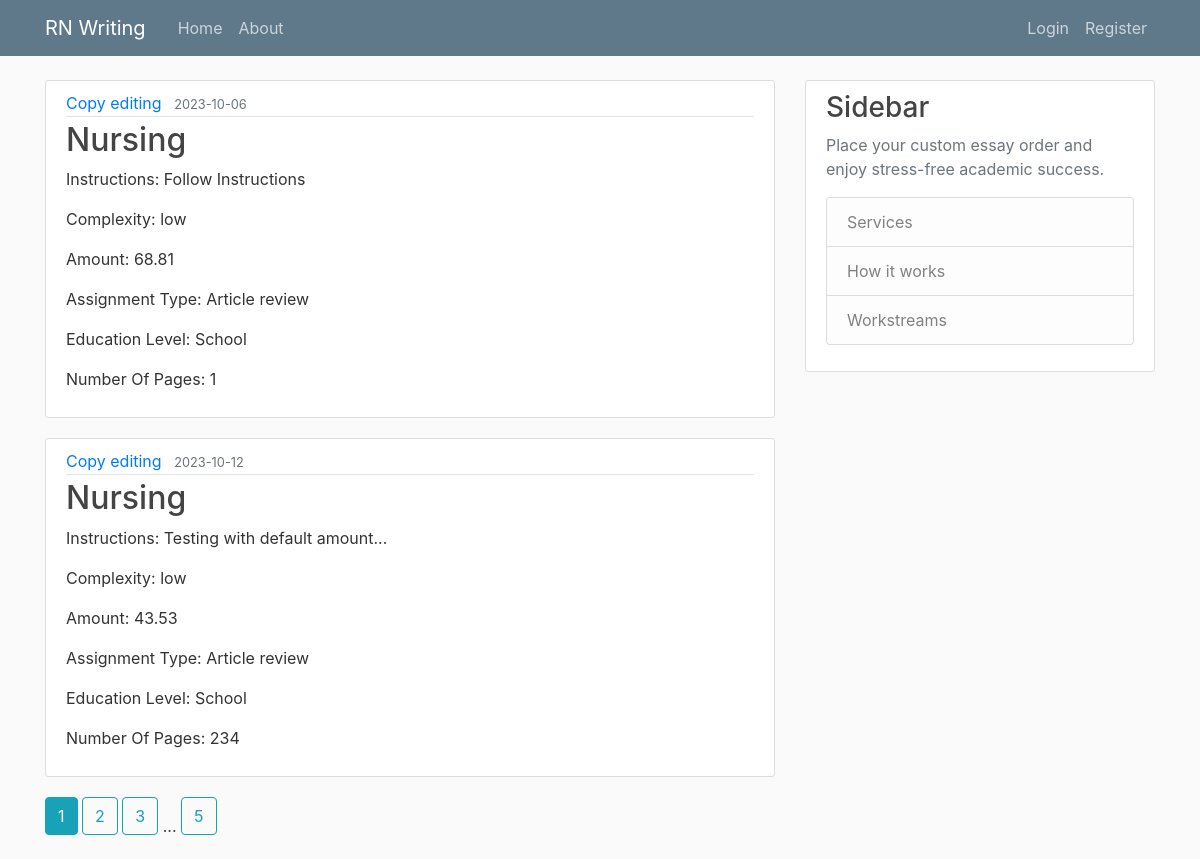
The page /home on the database its author committed.
### writingapp/models.py (models this page shows)
class Job(db.Model):
    __tablename__ = "job"
    id = db.Column(db.Integer, primary_key = True)
    client_id = db.Column(db.Integer, db.ForeignKey("client.id"))
    complexity = db.Column(db.String(255))
    deadline = db.Column(db.Date)
    amount = db.Column(db.Integer)
    assignment_type = db.Column(db.String(255))
    service = db.Column(db.String(255))
    education_level = db.Column(db.String(255))
    number_of_pages = db.Column(db.Integer)
    number_of_words = db.Column(db.Integer)
    line_spacing = db.Column(db.String(255))
    assignment_language = db.Column(db.String(255))
    sources_required = db.Column(db.String(255))
    citation_style = db.Column(db.String(255))
    subject = db.Column(db.String(255))
    instructions = db.Column(db.Text)
    submit_date = db.Column(db.DateTime, nullable=False)
    client = db.relationship("Client", backref = "job")
    skills = db.relationship("Skills", backref = "job")
    payment = db.relationship("Payment", backref = "job")
    attachment = db.relationship("Attachment", backref = 'job')

### writingapp/routes.py (the view)
@app.route("/")
@app.route("/home")
def home():
    page = request.args.get('page', 1, type=int)
    jobs = Job.query.paginate(page=page, per_page=2)
    return render_template('home.html', jobs=jobs)

### writingapp/templates/home.html
{% extends "layout.html" %}
{% block content %}
    {% for job in jobs.items %}
    <article class='media content-section'>
        <div class='media-body'>
            <div class='article-metadata'>
                <a class='mr-2' href="{{ url_for('similar_jobs', by_service=job.service) }}">{{ job.service }}</a>
                <small class='text-muted'>{{job.deadline}}</small>
            </div>
            <h2><a class='article-title' href="{{ url_for('show_job', job_id=job.id) }}">{{job.subject}}</a></h2>
            <p class='article-content'>Instructions: {{job.instructions}}</p>
            <p class='article-content'>Complexity: {{job.complexity}}</p>
            <p class='article-content'>Amount: {{job.amount}}</p>
            <p class='article-content'>Assignment Type: {{job.assignment_type}}</p>
            <p class='article-content'>Education Level: {{job.education_level}}</p>
            <p class='article-content'>Number Of Pages: {{job.number_of_pages}}</p>
        </div>
    </article>
    {% endfor %}
    {% for page_num in jobs.iter_pages(left_edge=1, right_edge=1, left_current=1, right_current=2) %}
        {% if page_num %}
        {% if jobs.page == page_num %}
        <a class='btn btn-info mb-4' href='{{ url_for('home', page=page_num) }}'>{{ page_num }}</a>
        {% else %}
        <a class='btn btn-outline-info mb-4' href='{{ url_for('home', page=page_num) }}'>{{ page_num }}</a>
        {% endif %}
        {% else %}
         ...
        {% endif %}
    {% endfor %}
{% endblock content %}

### writingapp/templates/layout.html (shortened to what this page needs)
<!DOCTYPE html>
<html>
<head>
    <link rel="stylesheet" href="https://maxcdn.bootstrapcdn.com/bootstrap/4.0.0/css/bootstrap.min.css">
    <link rel="stylesheet" type="text/css" href="{{ url_for('static', filename='main.css') }}">
</head>
<body>
    <header class="site-header">
      <nav class="navbar navbar-expand-md navbar-dark bg-steel fixed-top">
        <div class="container">
          <a class="navbar-brand mr-4" href="/">RN Writing</a>
          <div class="collapse navbar-collapse" id="navbarToggle">
            <div class="navbar-nav mr-auto">
              <a class="nav-item nav-link" href="{{ url_for('home') }}">Home</a>
              <a class="nav-item nav-link" href="{{ url_for('about') }}">About</a>
            </div>
            <div class="navbar-nav">
              {% if current_user.is_authenticated %}
              <a class="nav-item nav-link" href="{{ url_for('new_job') }}">Post Job</a>
                <a class="nav-item nav-link" href="{{ url_for('logout') }}">Logout {{current_user.email}}</a>
                <a class="nav-item nav-link" href="{{ url_for('account') }}">Account</a>
              {% else %}
                <a class="nav-item nav-link" href="{{ url_for('login') }}">Login</a>
                <a class="nav-item nav-link" href="{{ url_for('register') }}">Register</a>
              {% endif %}
            </div>
          </div>
        </div>
      </nav>
    </header>
    <main role="main" class="container">
      <div class="row">
        <div class="col-md-8">
          {% block content %}{% endblock %}
        </div>
        <div class="col-md-4">
          <div class="content-section">
            <h3>Sidebar</h3>
            <p class='text-muted'>Place your custom essay order and enjoy stress-free academic success.
              <ul class="list-group">
                <li class="list-group-item list-group-item-light">Services</li>
                <li class="list-group-item list-group-item-light">How it works</li>
                <li class="list-group-item list-group-item-light">Workstreams</li>
              </ul>
            </p>
          </div>
        </div>
      </div>
    </main>
</body>
</html>

### writingapp/static/main.css (style rules this page uses)
body { background: #fafafa; color: #333333; margin-top: 5rem; }
h1, h2, h3, h4, h5, h6 { color: #444444; }
.bg-steel { background-color: #5f788a; }
.site-header .navbar-nav .nav-link { color: #cbd5db; }
.content-section { background: #ffffff; padding: 10px 20px; border: 1px solid #dddddd; border-radius: 3px; margin-bottom: 20px; }
.article-title { color: #444444; }
.article-content { white-space: pre-line; }
.article-metadata { padding-bottom: 1px; margin-bottom: 4px; border-bottom: 1px solid #e3e3e3 }

### rows shown on the page
Job: service "Copy editing", deadline "2023-10-06", subject "Nursing", instructions "Follow Instructions", complexity "low", amount "68.81", assignment_type "Article review", education_level "School", number_of_pages "1"
Job: service "Copy editing", deadline "2023-10-12", subject "Nursing", instructions "Testing with default amount...", complexity "low", amount "43.53", assignment_type "Article review", education_level "School", number_of_pages "234"

### other values the page prints
{{ page_num }} "1"
{{ page_num }} "2" "3" "5"
